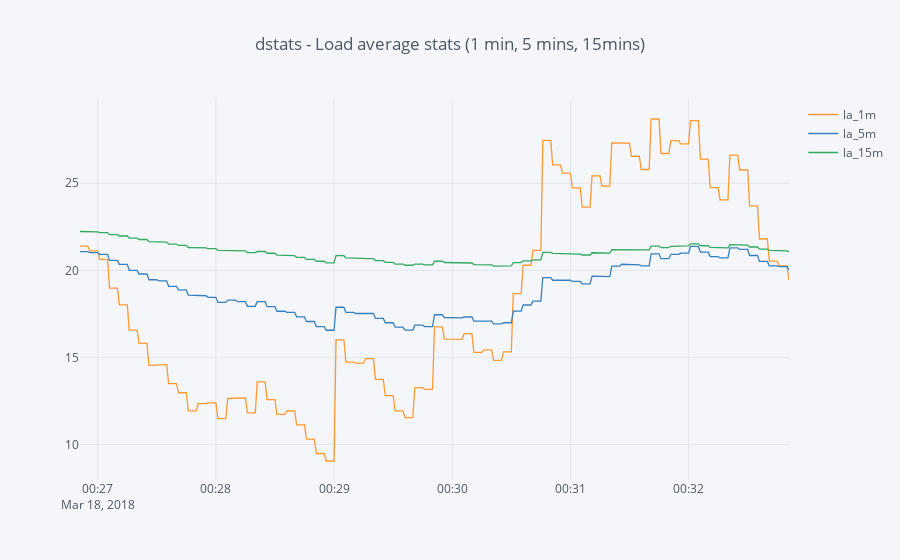

Notebook source saved alongside this figure:
### Code cell
df[['la_1m', 'la_5m', 'la_15m']].iplot(kind='line', title='dstats - Load average stats (1 min, 5 mins, 15mins)')

### Figure 1 — Plotly figure (JSON) as saved in the notebook; plotly's stock layout.template omitted (floating-point values rounded to 4 significant figures; data arrays with more than 128 entries replaced by an {"elided": "..."} marker saying what was removed)
{"data": [{"line": {"color": "rgba(255, 153, 51, 1.0)", "dash": "solid", "width": 1.3}, "mode": "lines", "name": "la_1m", "text": "", "type": "scatter", "x": {"elided": "361 str values"}, "y": {"elided": "361 float values"}}, {"line": {"color": "rgba(55, 128, 191, 1.0)", "dash": "solid", "width": 1.3}, "mode": "lines", "name": "la_5m", "text": "", "type": "scatter", "x": {"elided": "361 str values"}, "y": {"elided": "361 float values"}}, {"line": {"color": "rgba(50, 171, 96, 1.0)", "dash": "solid", "width": 1.3}, "mode": "lines", "name": "la_15m", "text": "", "type": "scatter", "x": {"elided": "361 str values"}, "y": {"elided": "361 float values"}}], "layout": {"legend": {"bgcolor": "#F5F6F9", "font": {"color": "#4D5663"}}, "paper_bgcolor": "#F5F6F9", "plot_bgcolor": "#F5F6F9", "title": "dstats - Load average stats (1 min, 5 mins, 15mins)", "titlefont": {"color": "#4D5663"}, "xaxis1": {"gridcolor": "#E1E5ED", "showgrid": true, "tickfont": {"color": "#4D5663"}, "title": "", "titlefont": {"color": "#4D5663"}, "zerolinecolor": "#E1E5ED"}, "yaxis1": {"gridcolor": "#E1E5ED", "showgrid": true, "tickfont": {"color": "#4D5663"}, "title": "", "titlefont": {"color": "#4D5663"}, "zerolinecolor": "#E1E5ED"}}}
